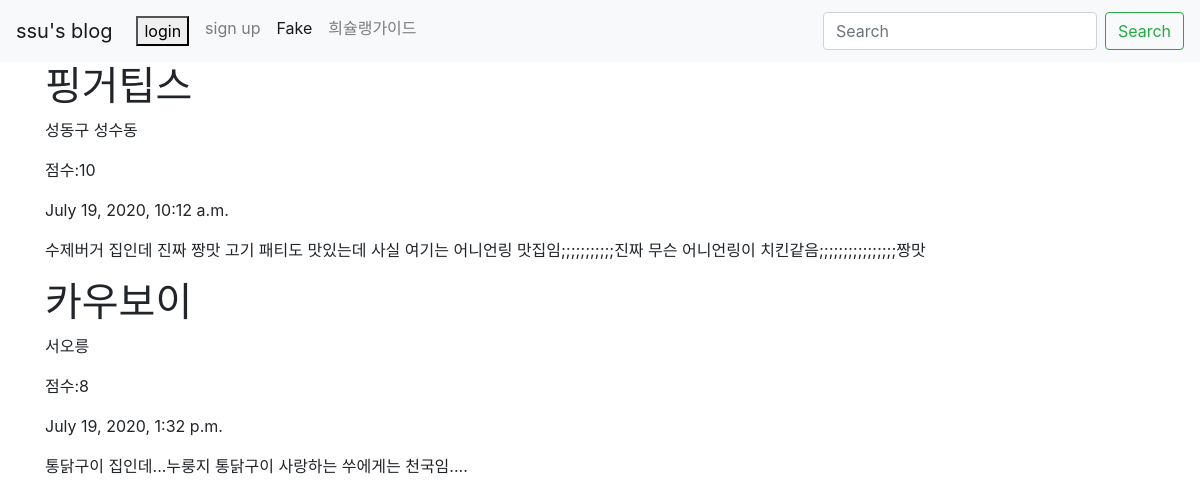
Page /blog/food/ on the committed database.
### blog/models.py (models this page shows, shortened)
class Food(models.Model):
    title= models.CharField(max_length=200)
    locate= models.CharField(max_length=30)
    score= models.CharField(max_length=2)
    pub_date=models.DateTimeField('date published')
    body = models.TextField()

### blog/views.py (the view)
# urls.py: path('food/',views.food,name='food'),
def food(request):
    foods= Food.objects
    return render(request, 'food.html',{'foods':foods})

### blog/templates/food.html
{% extends 'base.html' %}
{% block content %}
    {% for food in foods.all %}
        <div>
            <h1>{{food.title}}</h1>
            <p>{{food.locate}}</p>
            <p>점수:{{food.score}}</p>
            <p>{{food.pub_date}}</p>
            <p>{{food.body}}</p>
        </div>
    {% endfor %}
{% endblock %}

### rows in the picture
Food: title "핑거팁스", locate "성동구 성수동", score "10", pub_date "July 19, 2020, 10:12 a.m.", body "수제버거 집인데 진짜 짱맛 고기 패티도 맛있는데 사실 여기는 어니언링 맛집임;;;;;;;;;;;진짜 무슨 어니언링이 치킨같음;;;;;;;;;;;;;;;;짱맛"
Food: title "카우보이", locate "서오릉", score "8", pub_date "July 19, 2020, 1:32 p.m.", body "통닭구이 집인데...누룽지 통닭구이 사랑하는 쑤에게는 천국임...."
